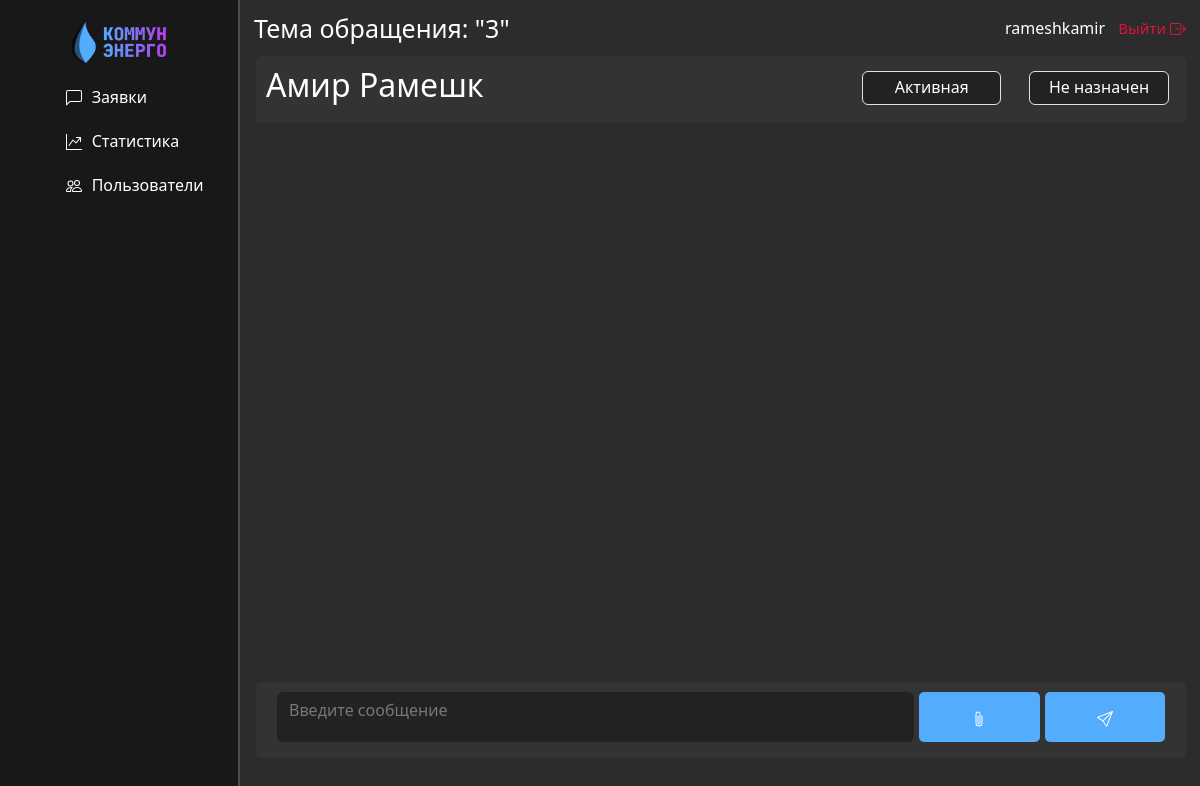
Page /messages/conversations/51/ (signed in) on the earlier database version.
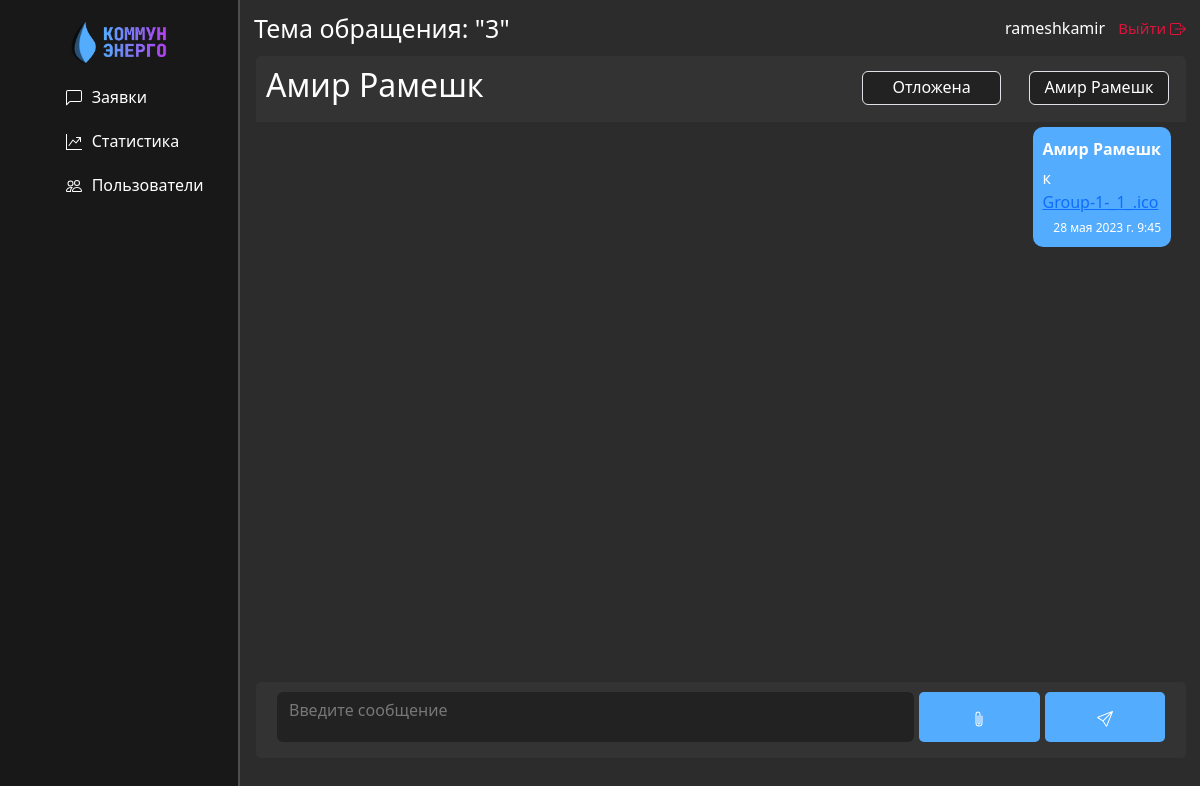
Same page on the later database version.
### messages_home/models.py (models this page shows, shortened)
class Conversation(models.Model):
  STATUS_CHOICES = [
    ('active', 'Активная'),
    ('closed', 'Закрыта'),
    ('snoozed', 'Отложена'),
  ]
  user1 = models.ForeignKey(User, on_delete=models.CASCADE, related_name='conversations_started')
  user2 = models.ForeignKey(User, on_delete=models.CASCADE, related_name='conversations_involved', null=True)
  title = models.CharField(max_length=50)
  created_at = models.DateTimeField(auto_now_add=True)
  status = models.CharField(max_length=20, choices=STATUS_CHOICES, default='Активная')
  class Meta:
    verbose_name_plural = 'Диалоги'
    verbose_name = 'Диалог'
    ordering = ['-created_at']

class Message(models.Model):
  text = models.TextField()
  conversation = models.ForeignKey(
    Conversation, related_name='messages', on_delete=models.CASCADE)
  sender = models.ForeignKey(
    User, related_name='messages', on_delete=models.CASCADE)
  created_at = models.DateTimeField(auto_now_add=True)
  attachment = models.ForeignKey(Attachment, on_delete=models.CASCADE, null=True, blank=True)
  class Meta:
    ordering = ('created_at',)
    verbose_name = 'Сообщение'
    verbose_name_plural = 'Сообщения'

class Attachment(models.Model):
  file = models.FileField(upload_to='attachments/')
  uploaded_at = models.DateTimeField(auto_now_add=True)
  uploaded_by = models.ForeignKey(User, on_delete=models.CASCADE)
  class Meta:
    verbose_name_plural = 'Вложения'
    verbose_name = 'Вложение'

### messages_home/views.py (the view)
# urls.py: path('conversations/<int:conversation_id>/', conversation_detail, name='conversation_detail'),
@login_required
def conversation_detail(request, conversation_id):
    conversation = get_object_or_404(Conversation.objects.filter(Q(id=conversation_id)))
    messages = conversation.messages.all()
    attachments = Attachment.objects.filter(message__conversation=conversation)
    support_group = Group.objects.get(name='Поддержка')
    support_users = User.objects.filter(groups__name=support_group.name)
    if request.method == 'POST':
        form = MessageForm(request.POST, request.FILES)
        if form.is_valid():
            message = form.save(commit=False)
            message.conversation = conversation
            message.sender = request.user
            attachment = request.FILES.get('message_attachment')
            if attachment is not None:
                attachment = Attachment.objects.create(
                    file=attachment,
                    uploaded_by=request.user
                )
            message.attachment = attachment
            if request.user.groups.filter(name='Поддержка').exists():
                conversation.user2 = message.sender
            conversation.save()
            message.save()
            created_at = message.created_at
            formatted_date = created_at.strftime('%d %B %Y г. %H:%M')
            formatted_date = formatted_date.replace(
            formatted_date.split()[1],
            {
                "January": "января",
                "February": "февраля",
                "March": "марта",
                "April": "апреля",
                "May": "мая",
                "June": "июня",
                "July": "июля",
                "August": "августа",
                "September": "сентября",
                "October": "октября",
                "November": "ноября",
                "December": "декабря",
            }[formatted_date.split()[1]],)
            if message.attachment is not None:
                message_data = {
                    'attachment': message.attachment.file.url,
                    'text': message.text,
                    'sender': message.sender.username,
                    'sender_first_name': message.sender.first_name,
                    'sender_last_name': message.sender.last_name,
                    'created_at': formatted_date,
                    'user': request.user.username,
                }
                print(message.sender.username)
            else:
                message_data = {
                    'text': message.text,
                    'sender': message.sender.username,
                    'sender_first_name': message.sender.first_name,
                    'sender_last_name': message.sender.last_name,
                    'created_at': formatted_date,
                    'user': request.user.username,
                }
            return JsonResponse({'message': message_data})
    else:
        form = MessageForm()
    context = {
        'conversation': conversation,
        'messages': messages,
        'form': form,
        'user': request.user,
        'support_users': support_users,
    }
    return render(request, 'messages_home/conversation_detail.html', context)

### messages_home/forms.py
class MessageForm(forms.ModelForm):
  class Meta:
    model = Message
    fields = ['text']
  text = forms.CharField(
    widget=forms.Textarea(
      attrs={
        'class': 'form-control',
        'rows': 3,
        'placeholder': 'Введите сообщение'
      }
    ),
    label=''
  )

### messages_home/templatetags/attachment_filter.py (called while the page is built)
@register.filter
def is_image(attachment):
    try:
        return imghdr.what(attachment.file) is not None
    except:
        return False

@register.filter
def replace(value, arg):
    return value.replace(arg, '')

### messages_home/templates/messages_home/conversation_detail.html (shortened to what this page needs)
{% extends 'main/layout.html' %}
{% load static %}
{% load attachment_filter %}
{% block pagename %}
<h1>Тема обращения: "{{ conversation.title }}"</h1>
{% endblock%}
{% block main_content %}
<div class="row">
  <div class="col-md-12 chat-all">
    {% if user.groups.all.0.name != 'Обычные пользователи'%}
    <div class="conversation-topline">
      <div class="conversation-title">
        <h2>{{ conversation.user1.first_name }} {{ conversation.user1.last_name }}</h2>
      </div>
      <select class="form-control forms-stat-date message-form-select" id="status" name="status" data-conversation-id="{{ conversation.id }}" onchange="updateConversationStatus()">
        <option class="status-option" selected hidden>{{ conversation.status }}</option>
      </select>
      <select class="form-control forms-stat-date message-form-select" id="names" name="names"
        data-conversation-id="{{ conversation.id }}" onchange="updateConversationUser()">
        {% if conversation.user2 %}
        <option class="status-option">Не назначен</option>
        {% else %}
        <option class="status-option" selected hidden>Не назначен</option>
        {% endif%}
        {% for support_user in support_users %}
        {% if conversation.user2 == support_user %}
        <option class="status-option" selected>{{ conversation.user2.first_name }} {{ conversation.user2.last_name }}
        </option>
        {% else %}
        <option class="status-option">{{ support_user.first_name }} {{ support_user.last_name }}</option>
        {% endif%}
        {% endfor %}
      </select>
    </div>
    {% else %}
    <h2 class="conversation-title">Техническая поддержка</h2>
    {% endif %}
    <div class="chat-box">
      {% for message in messages %}
      <div class="message-box {% if message.sender == user %}message-right{% else %}message-left{% endif %}">
        <div class="message-sender">{{ message.sender.first_name }} {{ message.sender.last_name }}</div>
        <div class="message-text">{{ message.text }}</div>
        <div class="attachments">
          {% if message.attachment is not None %}
          {% if message.attachment.file|is_image %}
          <img class="attachment-img" src="{{ message.attachment.file.url }}" alt="{{ message.attachment.file.name }}">
          {% else %}
          <a href="{{ message.attachment.file.url }}">{{ message.attachment.file.name|replace:'attachments/' }}</a>
          {% endif %}
          {% endif %}
        </div>
        <div class="message-timestamp">{{ message.created_at }}</div>
      </div>
      {% endfor %}
    </div>
    <form enctype="multipart/form-data" method="post" class="send-message-form"
      action="{% url 'conversation_detail' conversation.id %}">
      {{ form.as_p }}
      <button type="button" class="send-message-btn attach-file-btn">
        <svg xmlns="http://www.w3.org/2000/svg" width="16" height="16" fill="currentColor" class="bi bi-paperclip"
          viewBox="0 0 16 16">
          <path
            d="M4.5 3a2.5 2.5 0 0 1 5 0v9a1.5 1.5 0 0 1-3 0V5a.5.5 0 0 1 1 0v7a.5.5 0 0 0 1 0V3a1.5 1.5 0 1 0-3 0v9a2.5 2.5 0 0 0 5 0V5a.5.5 0 0 1 1 0v7a3.5 3.5 0 1 1-7 0V3z" />
        </svg>
      </button>
      <button type="submit" class="send-message-btn">
      </button>
    </form>
  </div>
</div>
{% endblock %}

Differences in the rows shown:
changed Conversation "Амир": status "Активная" → "Отложена"; names "Не назначен" → (not shown)
added Message: sender.first_name "Амир", sender.last_name "Рамешк", text "к", attachment.file.name "Group-1-_1_.ico", created_at "28 мая 2023 г. 9:45"
Other differences:
form field names: (not shown) → "Амир Рамешк"
